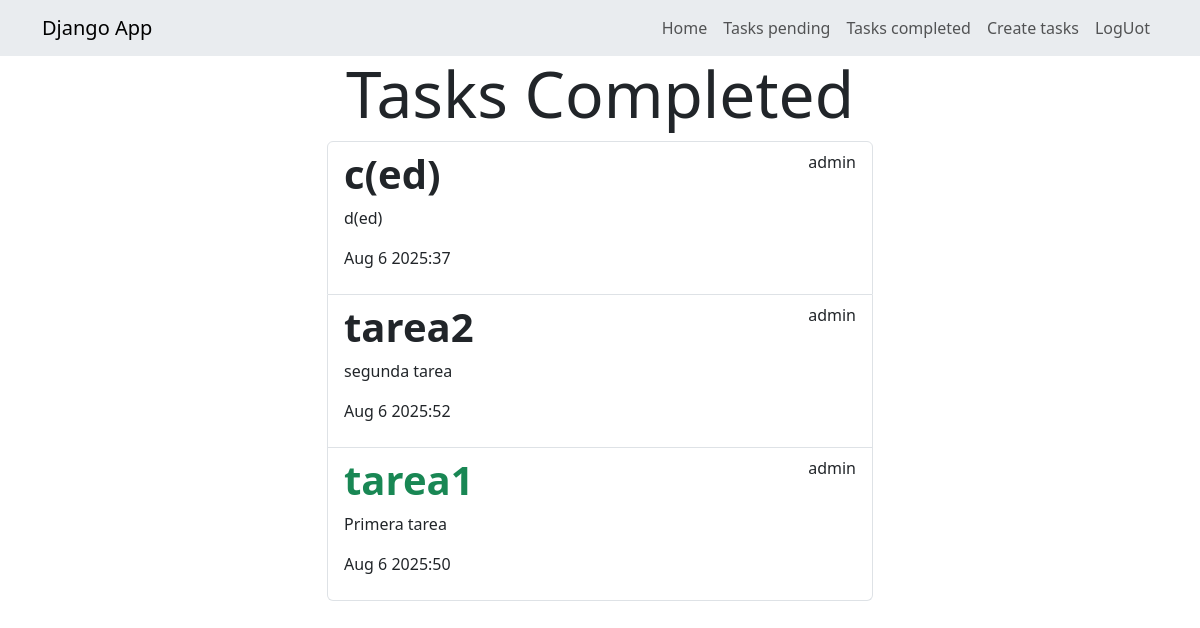
Page /tasks/completed/ (signed in) on the committed database.
### tasks/models.py (models this page shows, shortened)
class Task(models.Model):
    title = models.CharField(max_length=100)
    description = models.TextField(blank=True)
    created = models.DateTimeField(auto_now_add=True)
    datecompleted = models.DateTimeField(null=True, blank=True)
    important = models.BooleanField(default=False)
    user = models.ForeignKey(User, on_delete=models.CASCADE)

### tasks/views.py (the view)
# urls.py: path('tasks/completed/', views.tasks_completed, name='tasks_completed'),
@login_required
def tasks_completed(request):
    tasks = Task.objects.filter(user=request.user, datecompleted__isnull=False).order_by('-datecompleted')
    title = "Completed"
    return render(request, 'tasks.html', {'tasks': tasks, 'title': title})

### tasks/templates/tasks.html (shortened to what this page needs)
{% extends "layouts/base.html" %}
{% block content %}
    <main class="container">
        <div class="row">
            <div class="col-md-6 offset-md-3">
                <h1 class="text-center display-3">Tasks {{title}}</h1>
                <ul class="list-group">
                    {% for task in tasks %}
                    <a class="list-group-item" href='{% url "task_detail" task.id %}'>
                        <header class="d-flex justify-content-between">
                            {% if task.important %}
                                <h1 class="fw-bold text-success">{{task.title}}</h1>
                            {% else %}
                                <h1 class="fw-bold">{{task.title}}</h1>
                            {% endif %}
                            <p>{{task.user.username}}</p>
                        </header>
                        <p>{{task.description}}</p>
                        <p>{{task.datecompleted|date:'M j Y:i'}}</p>
                    </a>
                    {% endfor %}
                </ul>
            </div>
        </div>
    </main>
{% endblock content %}

### tasks/templates/layouts/base.html (shortened to what this page needs)
<!DOCTYPE html>
<html lang="en">
<head>
    <link rel="stylesheet" href="https://cdn.jsdelivr.net/npm/bootstrap@5.3.7/dist/css/bootstrap.min.css">
</head>
<body>
<nav class="navbar navbar-expand-lg bg-body-secondary">
    <div class="container">
        <a class="navbar-brand" href="/">Django App</a>
        <div class="collapse navbar-collapse" id="navbarNav">
            <ul class="navbar-nav ms-auto">
                <li class="nav-item">
                    <a href="/" class="nav-link">Home</a>
                </li>
            {% if user.is_authenticated %}
                <li class="nav-item">
                    <a href="{% url "tasks" %}" class="nav-link">Tasks pending</a>
                </li>
                <li class="nav-item">
                    <a href="{% url "tasks_completed" %}" class="nav-link">Tasks completed</a>
                </li>
                <li class="nav-item">
                    <a href="{% url "create_task" %}" class="nav-link">Create tasks</a>
                </li>
                <li class="nav-item">
                    <a href="{% url "logout" %}" class="nav-link">LogUot</a>
                </li>
            {% endif %}
            </ul>
        </div>
    </div>
</nav>
    {% block content %}
    {% endblock content %}
</body>
</html>

### rows in the picture
Task: title "c(ed)", user.username "admin", description "d(ed)", datecompleted "Aug 6 2025:37"
Task: title "tarea2", user.username "admin", description "segunda tarea", datecompleted "Aug 6 2025:52"
Task: title "tarea1", user.username "admin", description "Primera tarea", datecompleted "Aug 6 2025:50"

### other values in the picture
{{ title }} "Completed"
